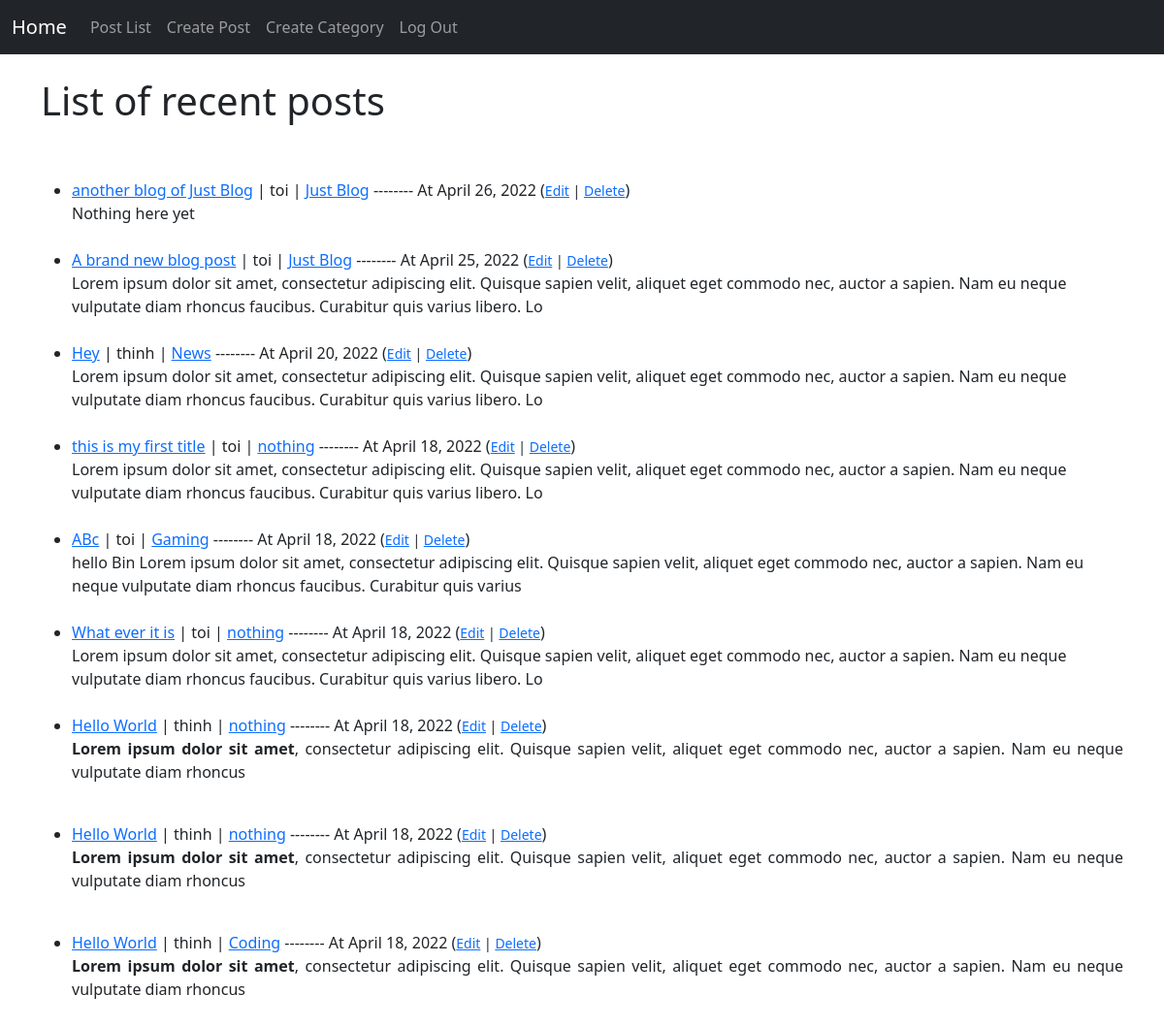
Page /posts (signed in) on the committed database.
### blog/models.py (models this page shows, shortened)
class Post(models.Model):
    title = models.CharField(max_length=300)
    title_tag = models.CharField(max_length=300, default="Default title tag")
    author = models.ForeignKey(User, on_delete=models.CASCADE)
    body = models.TextField()
    pub_date = models.DateField(default=timezone.now)
    category = models.CharField(max_length=300,default='nothing')

### blog/views.py (the view)
# urls.py: path('posts', PostListView.as_view(), name='post_list'),
class PostListView(ListView):
    model = Post
    template_name = 'blog/post_list.html'
    ordering = ['-pub_date']

### blog/templates/blog/post_list.html
{% extends 'blog/base.html' %}
{% block title %}<h1>List of recent posts</h1>{% endblock title %}
{% block content %}
    <br>
    <br>
    <ul>
        {% for post in object_list %}
            <li>
                <a href="{% url 'post_detail' post.pk %}">{{post.title}}</a> | {{post.author}} | <a href="{% url 'post_list_category' post.category|slugify %}">{{post.category}}</a> -------- At {{post.pub_date}}
                {% if user.is_authenticated %}
                    (<small><a href="{% url 'post_update' post.pk %}">Edit</a> | <a href="{% url 'post_delete' post.pk %}">Delete</a></small>)
                {% endif %}
                <br>
            </li>
            {{post.body|slice:":200"|safe}}
            <br>
            <br>
        {% endfor %}
    </ul>
{% endblock %}

### rows in the picture
Post: title "another blog of Just Blog", author "toi", category "Just Blog", pub_date "April 26, 2022", body "Nothing here yet"
Post: title "A brand new blog post", author "toi", category "Just Blog", pub_date "April 25, 2022", body "Lorem ipsum dolor sit amet, consectetur adipiscing elit. Quisque sapien velit, aliquet eget commodo nec, auctor a sapien. Nam eu neque vulputate diam rhoncus faucibus. Curabitur quis varius libero. Lo"
Post: title "Hey", author "thinh", category "News", pub_date "April 20, 2022", body "Lorem ipsum dolor sit amet, consectetur adipiscing elit. Quisque sapien velit, aliquet eget commodo nec, auctor a sapien. Nam eu neque vulputate diam rhoncus faucibus. Curabitur quis varius libero. Lo"
Post: title "this is my first title", author "toi", category "nothing", pub_date "April 18, 2022", body "Lorem ipsum dolor sit amet, consectetur adipiscing elit. Quisque sapien velit, aliquet eget commodo nec, auctor a sapien. Nam eu neque vulputate diam rhoncus faucibus. Curabitur quis varius libero. Lo"
Post: title "ABc", author "toi", category "Gaming", pub_date "April 18, 2022", body "hello Bin Lorem ipsum dolor sit amet, consectetur adipiscing elit. Quisque sapien velit, aliquet eget commodo nec, auctor a sapien. Nam eu neque vulputate diam rhoncus faucibus. Curabitur quis varius"
Post: title "What ever it is", author "toi", category "nothing", pub_date "April 18, 2022", body "Lorem ipsum dolor sit amet, consectetur adipiscing elit. Quisque sapien velit, aliquet eget commodo nec, auctor a sapien. Nam eu neque vulputate diam rhoncus faucibus. Curabitur quis varius libero. Lo"
Post: title "Hello World", author "thinh", category "nothing", pub_date "April 18, 2022", body "Lorem ipsum dolor sit amet , consectetur adipiscing elit. Quisque sapien velit, aliquet eget commodo nec, auctor a sapien. Nam eu neque vulputate diam rhoncus"
Post: title "Hello World", author "thinh", category "nothing", pub_date "April 18, 2022", body "Lorem ipsum dolor sit amet , consectetur adipiscing elit. Quisque sapien velit, aliquet eget commodo nec, auctor a sapien. Nam eu neque vulputate diam rhoncus"
Post: title "Hello World", author "thinh", category "Coding", pub_date "April 18, 2022", body "Lorem ipsum dolor sit amet , consectetur adipiscing elit. Quisque sapien velit, aliquet eget commodo nec, auctor a sapien. Nam eu neque vulputate diam rhoncus"
